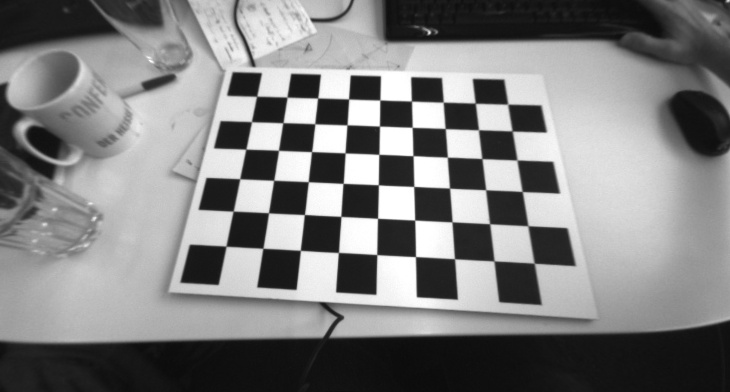
#> input picture data/images_undistorted/undistorted_img_0003.jpg, 730 x 392 px; its folder holds only this picture in this run
$ python Cube.py
#> lines starting #> are read from the running program, lines starting #| are printed output that depends on the picture; after the words box and inside, x2 and y2 are one past the last pixel; in counts of white or black regions, pixels touching at a corner belong together; long printed decimals are rounded
import numpy as np
import cv2
import glob

criteria = (cv2.TERM_CRITERIA_EPS + cv2.TERM_CRITERIA_MAX_ITER, 30, 0.001)

def drawBoxes(img, corners, imgpts):
    imgpts = np.int32(imgpts).reshape(-1, 2)
    # draw ground floor in green
    img = cv2.drawContours(img, [imgpts[:4]], -1, (0, 255, 0), -3)
    # draw pillars in blue color
    for i, j in zip(range(4), range(4, 8)):
        img = cv2.line(img, tuple(imgpts[i]), tuple(imgpts[j]), (255), 3)
    # draw top layer in red color
    img = cv2.drawContours(img, [imgpts[4:]], -1, (0, 0, 255), 3)
    return img

fourcc = cv2.VideoWriter_fourcc(*'MJPG')
fps = 30
frame_size = (640, 480)
output_video = cv2.VideoWriter('outputPnP.avi', fourcc, fps, frame_size)


K = np.loadtxt('data/K.txt')
dist = np.array([-1.6774e-06, 2.5847e-12, 0.0, 0.0, 0.0])  # Values of D.txt
# print(dist)
poses = np.loadtxt('data/poses.txt')


chessboard_width = 9
chessboard_height = 6
chessboard_size = (chessboard_width, chessboard_height)


# objp represents the 3D world coordinates of the chessboard corner points. Since the board is planar, the z axis is always zero. It is used to calibrate the camera and determine its position.
objp = np.zeros((chessboard_width * chessboard_height, 3), np.float32)
objp[:, :2] = np.mgrid[0:chessboard_width, 0:chessboard_height].T.reshape(-1, 2)

# print(objp)

rvec = np.reshape(poses[0, :3], (3,1)) # or transpose it. These are for first image.
tvec = np.reshape(poses[0, 3:], (3,1))

# the position of the cube to be drawn on the board is determined.
axisBoxes = np.float32([[0,0,0], [0,2,0], [2,2,0], [2,0,0],
                   [0,0,-2],[0,2,-2],[2,2,-2],[2,0,-2] ])

# images = glob.glob('data/images_undistorted/*.jpg')
for idx, image_path in enumerate(sorted(glob.glob('data/images_undistorted/undistorted_img_*.jpg'))):
    img = cv2.imread(image_path)
#> img is the input picture: shape (392, 730, 3); min 11, max 255, mean 127.5
    gray = cv2.cvtColor(img, cv2.COLOR_BGR2GRAY)
    rvec = np.reshape(poses[idx, :3], (3,1))
    # this function is used to detect a chessboard pattern with given dimensions within an image.
    # the function takes as input a grayscale image, the dimensions of the chessboard, and an output parameter.
    # returns an array containing the position of detected vertices as output
    ret, corners = cv2.findChessboardCorners(gray, (9, 6), None)
#> ret = True; corners = 54 rows, first 8: [256.7, 96.24], [287, 97.24], [317.6, 98.01], [348.6, 98.99], [379.8, 100], [411.5, 101.2], [443.2, 102.1], [475.4, 103.3]

    # used to find the precise location of the vertices found by cv.findChessboardCorners.
    # it takes as input a grayscale image, the positions of the corners, and a set of adjustment parameters.
    # the function returns an array containing the precise position of the detected vertices.
    # we use this function for undistorted image. If we have distortion images, we can use just variable "corners" coming from cv.findChessboardCorners() instead of corners2
    # for cv2.soolvePnP.
    corners2 = cv2.cornerSubPix(gray, corners, (11, 11), (-1, -1), criteria)
#> corners2 = 54 rows, first 8: [256.6, 96.24], [287, 97.1], [317.7, 97.99], [348.6, 98.95], [379.8, 99.95], [411.4, 101.1], [443.2, 102.2], [475.3, 103.2]
    # print(corners2.shape)
    # get pose for the current frame
    # rvec, tvec = poses[idx, :3], poses[idx, 3:]


    # it's used to estimate the camera position using the 3D model of an object and the 2D image points contained in an image.
    # it takes as input the object's 3D point cloud, 2D image points, camera matrix and distortion coefficients.
    # as output, it returns the rotation vector (rvecs) and the translation vector (tvecs) that determine the camera position and orientation.
    ret, rvecs, tvecs = cv2.solvePnP(objp, corners2, K, dist)  # we could just take first index of "poses" for rvec and tvec.
#> rvecs = [-0.367, 0.00723, 0.045]; tvecs = [-3.19, -4.79, 12.99]
    print(rvecs) #[[-0.37123714]
#| [[-0.367]
#|  [ 0.007233]
#|  [ 0.04503]]
    # [ 0.03966002]
    # [ 0.06545071]] shape: (3,1)
    print(tvecs) # [[-2.67436769]
#| [[-3.192 ]
#|  [-4.786]
#|  [12.990]]
    # [-3.67902726]
    # [ 9.96128249]] shape: (3,1)
    print(rvec) # [[-0.37248319]
    # [ 0.03970225]
    # [ 0.06503934]] shape: (3,1)
    print(tvec) # [[-0.10703586]
    # [-0.14706524]
    # [ 0.3985125 ]] shape: (3,1)   # !!! IMPORTANT NOTE: There is a huge difference between tvecs and tvec.
    # I couldn't figure out why. Instead of using poses.txt, I used this function to solve the pose problem.

    # project 3D points to image plane
    # this function is used to project 3D object points onto the image plane.
    # it takes as input the 3D points, the rotation vector (rvecs), the translation vector (tvecs), the camera matrix, and the distortion coefficients that determine the camera position and orientation.
    # returns an array containing the projection of 3D points onto the image plane as output.
    imgpts, jac = cv2.projectPoints(axisBoxes, rvecs, tvecs, K, dist)  # you can use rvec or rvecs. Both are roughly the same value.
#> imgpts = [[251.9, 95.36], [242.7, 150.2], [311.1, 152.9], [316.5, 97.77], [234.6, 42.21], [222.7, 103.3], [303.2, 106.3], [310, 44.88]]
    # about variable "jac": helps in understanding the sensitivity of the projected points to changes in the camera pose parameters.

    img = drawBoxes(img, corners2, imgpts)
#> in drawBoxes, `imgpts = np.int32(imgpts).reshape(-1, 2)`: imgpts = [[251, 95], [242, 150], [311, 152], [316, 97], [234, 42], [222, 103], [303, 106], [310, 44]]
#> in drawBoxes, `img = cv2.drawContours(img, [imgpts[:4]], -1, (0, 255, 0), -3)`:
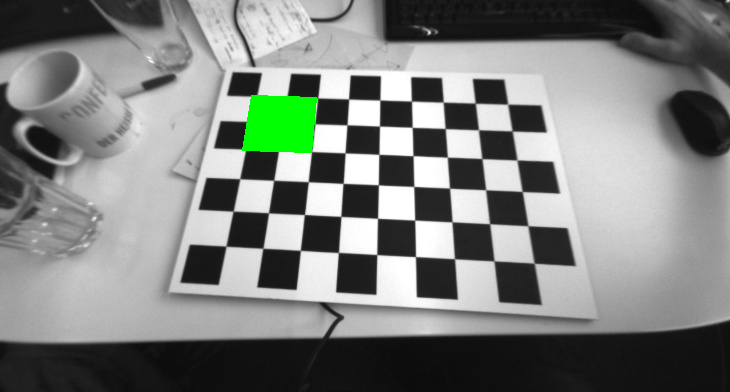
#> img: shape (392, 730, 3); 1.34% of pixels changed, all inside (x1, y1, x2, y2) = (242, 95, 317, 153)
#> the loop in drawBoxes, `for i, j in zip(range(4), range(4, 8)):` made 4 passes
#> pass 1, in drawBoxes, `img = cv2.line(img, tuple(imgpts[i]), tuple(imgpts[j]), (255), 3)`:
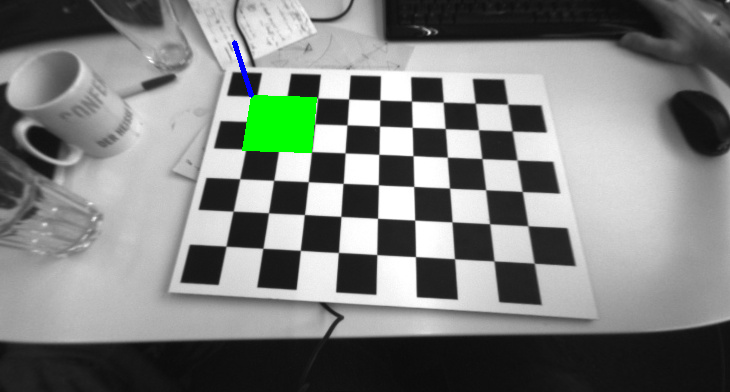
#> img: shape (392, 730, 3); 0.11% of pixels changed, all inside (x1, y1, x2, y2) = (232, 40, 254, 98)
#> pass 2, in drawBoxes, `img = cv2.line(img, tuple(imgpts[i]), tuple(imgpts[j]), (255), 3)`:
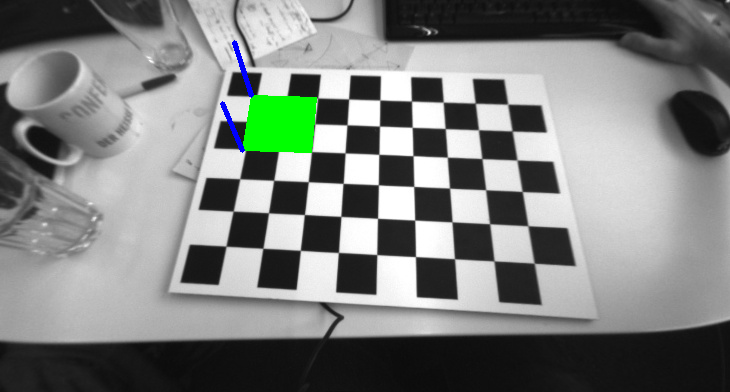
#> img: shape (392, 730, 3); 0.1% of pixels changed, all inside (x1, y1, x2, y2) = (220, 101, 245, 153)
#> pass 3, in drawBoxes, `img = cv2.line(img, tuple(imgpts[i]), tuple(imgpts[j]), (255), 3)`:
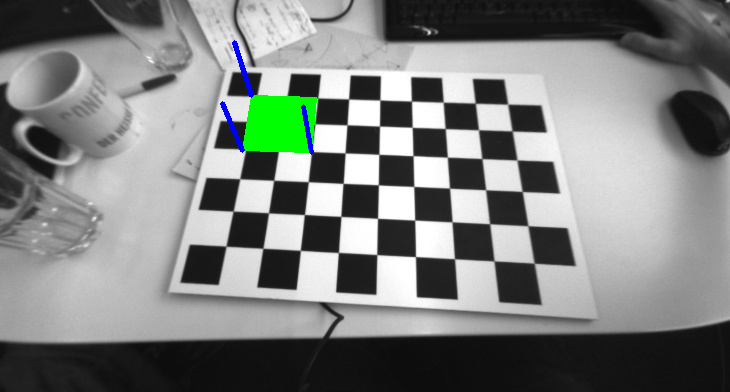
#> img: shape (392, 730, 3); 0.08% of pixels changed, all inside (x1, y1, x2, y2) = (301, 104, 314, 155)
#> after the loop in drawBoxes, `for i, j in zip(range(4), range(4, 8)):`:
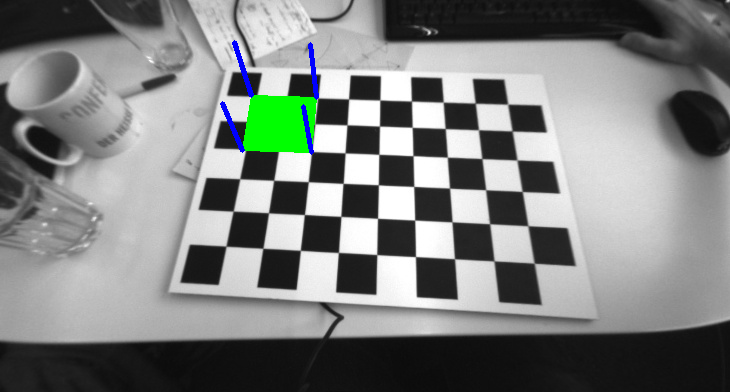
#> img: shape (392, 730, 3); 0.1% of pixels changed, all inside (x1, y1, x2, y2) = (308, 42, 319, 100)
#> in drawBoxes, `img = cv2.drawContours(img, [imgpts[4:]], -1, (0, 0, 255), 3)`:
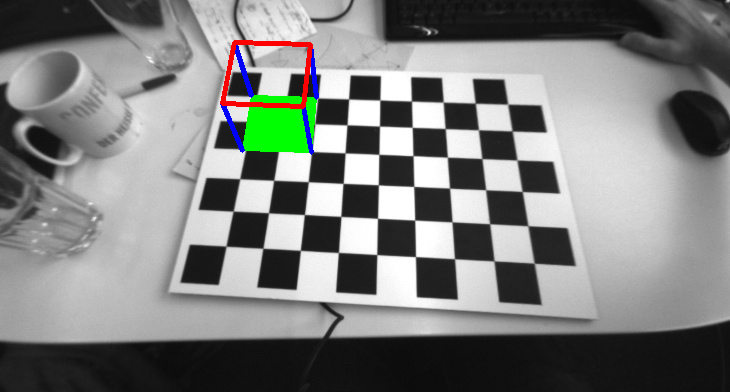
#> img: shape (392, 730, 3); 0.48% of pixels changed, all inside (x1, y1, x2, y2) = (220, 40, 313, 109)
    # name = f'img{idx}'
    cv2.imshow("Cube", img)
    cv2.waitKey(0)
    # output_video.write(img)


cv2.destroyAllWindows()

# output_video.release()

$ run again, on data/images_undistorted/undistorted_img_0042.jpg
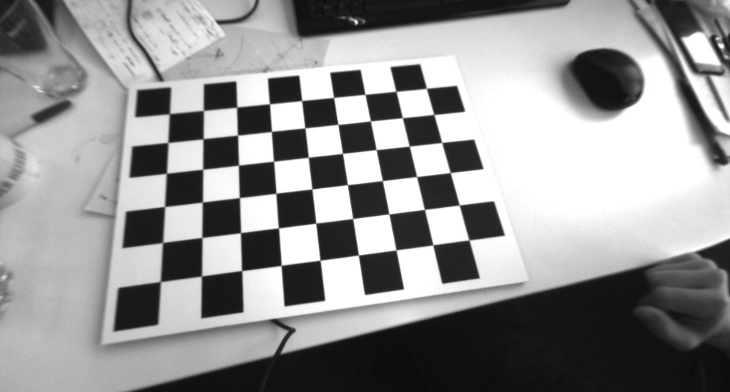
#> input picture data/images_undistorted/undistorted_img_0042.jpg, 730 x 392 px
#> img is the input picture: shape (392, 730, 3); min 11, max 255, mean 146.7
#> ret = True; corners = 54 rows, first 8: [169.4, 113.7], [203.5, 110.3], [236.7, 107.1], [269.5, 103.8], [301.7, 100.5], [333.5, 97.4], [365, 94.35], [396, 91.3]
#> corners2 = 54 rows, first 8: [169.4, 113.7], [203.4, 110.4], [236.6, 107.1], [269.5, 103.8], [301.7, 100.5], [333.6, 97.41], [365, 94.34], [396, 91.33]
#> rvecs = [-0.328, -0.0448, -0.135]; tvecs = [-5.59, -3.99, 12.38]
#| [[-0.3283]
#|  [-0.04477]
#|  [-0.1353]]
#| [[-5.593]
#|  [-3.994]
#|  [12.383]]
#> `imgpts, jac = cv2.projectPoints(axisBoxes, rvecs, tvecs, K, dist)`: imgpts = [[165.3, 114.7], [165, 174.5], [237.2, 166.4], [233.8, 107.7], [132.8, 64.21], [130.3, 132.2], [216.7, 123.2], [213.9, 56.6]]
#> in drawBoxes, `imgpts = np.int32(imgpts).reshape(-1, 2)`: imgpts = [[165, 114], [164, 174], [237, 166], [233, 107], [132, 64], [130, 132], [216, 123], [213, 56]]
#> after the loop in drawBoxes, `for i, j in zip(range(4), range(4, 8)):`:
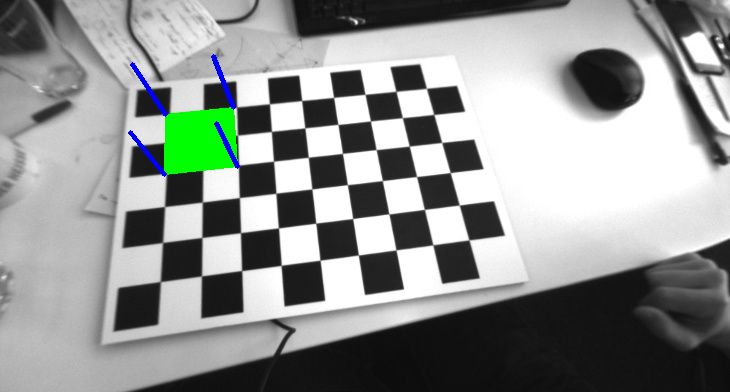
#> img: shape (392, 730, 3); mean B, G, R 145.3, 148, 144.3
#> in drawBoxes, `img = cv2.drawContours(img, [imgpts[4:]], -1, (0, 0, 255), 3)`:
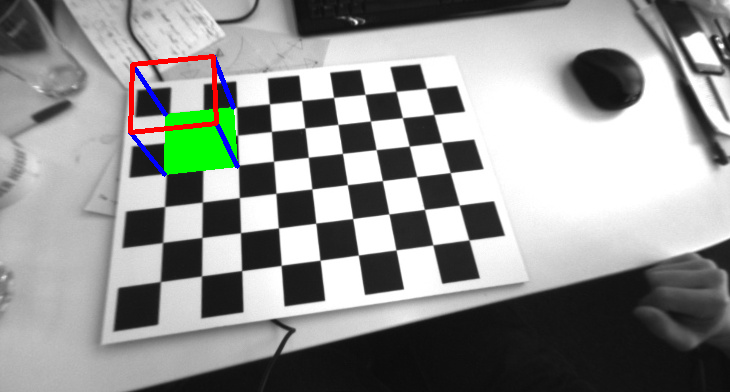
#> img: shape (392, 730, 3); 0.52% of pixels changed, all inside (x1, y1, x2, y2) = (128, 54, 219, 135)

$ run again, on data/images_undistorted/undistorted_img_0049.jpg
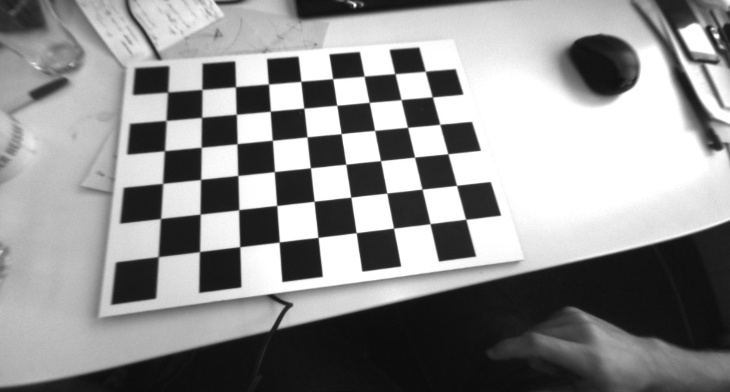
#> input picture data/images_undistorted/undistorted_img_0049.jpg, 730 x 392 px
#> img is the input picture: shape (392, 730, 3); min 11, max 255, mean 143.8
#> ret = True; corners = 54 rows, first 8: [167.7, 92.13], [201.9, 89.41], [235.5, 86.67], [268.5, 84.01], [300.8, 81.37], [332.6, 78.71], [364, 76.06], [394.9, 73.64]
#> corners2 = 54 rows, first 8: [167.6, 92.08], [201.9, 89.45], [235.5, 86.67], [268.5, 83.98], [300.8, 81.33], [332.6, 78.64], [364, 76.18], [394.9, 73.67]
#> rvecs = [-0.327, -0.0587, -0.128]; tvecs = [-5.63, -4.63, 12.38]
#| [[-0.3269]
#|  [-0.05875]
#|  [-0.1283]]
#| [[-5.628]
#|  [-4.630]
#|  [12.375 ]]
#> `imgpts, jac = cv2.projectPoints(axisBoxes, rvecs, tvecs, K, dist)`: imgpts = [[164, 92.96], [163.3, 151.7], [235.9, 144.8], [232.8, 87.13], [132.4, 38.6], [129.7, 105.2], [216.4, 97.69], [214, 32.54]]
#> in drawBoxes, `imgpts = np.int32(imgpts).reshape(-1, 2)`: imgpts = [[163, 92], [163, 151], [235, 144], [232, 87], [132, 38], [129, 105], [216, 97], [213, 32]]
#> after the loop in drawBoxes, `for i, j in zip(range(4), range(4, 8)):`:
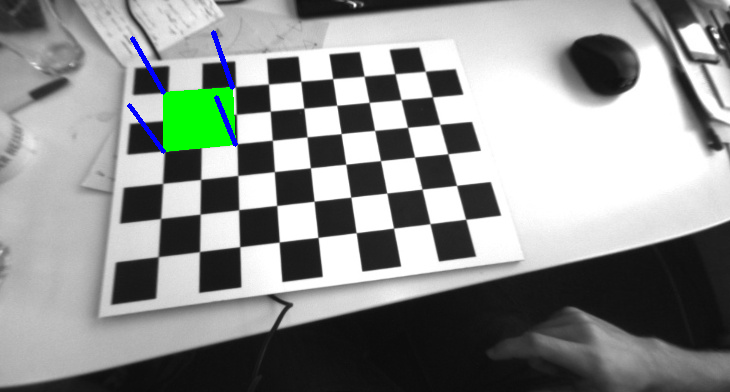
#> img: shape (392, 730, 3); mean B, G, R 142.6, 145, 141.5
#> in drawBoxes, `img = cv2.drawContours(img, [imgpts[4:]], -1, (0, 0, 255), 3)`:
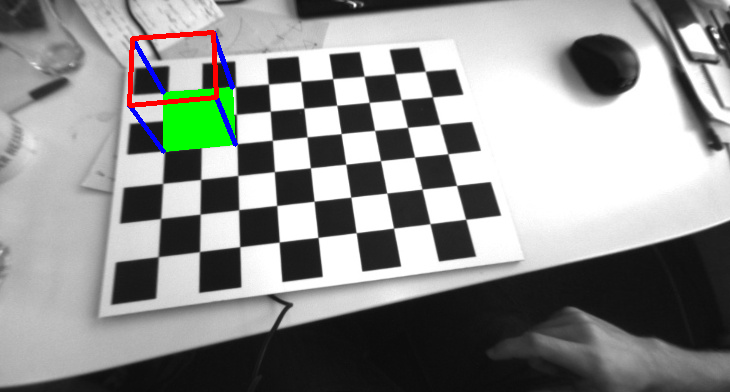
#> img: shape (392, 730, 3); 0.52% of pixels changed, all inside (x1, y1, x2, y2) = (127, 30, 219, 108)

$ run again, on data/images_undistorted/undistorted_img_0021.jpg
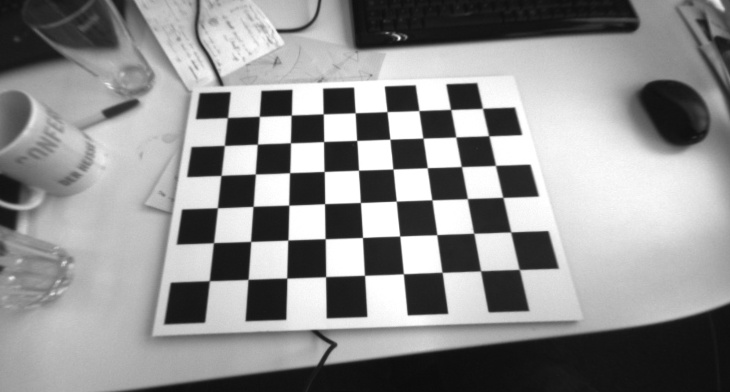
#> input picture data/images_undistorted/undistorted_img_0021.jpg, 730 x 392 px
#> img is the input picture: shape (392, 730, 3); min 12, max 255, mean 143.5
#> ret = True; corners = 54 rows, first 8: [227.5, 117.6], [259.3, 116.4], [291.2, 115.2], [323.3, 113.9], [355.2, 112.7], [387, 111.6], [418.8, 110.5], [450.6, 109.5]
#> corners2 = 54 rows, first 8: [227.4, 117.5], [259.3, 116.4], [291.2, 115.1], [323.2, 113.8], [355.2, 112.7], [387, 111.6], [418.9, 110.5], [450.6, 109.5]
#> rvecs = [-0.333, -0.0144, -0.0438]; tvecs = [-3.98, -3.98, 12.6]
#| [[-0.3329]
#|  [-0.01445 ]
#|  [-0.04376]]
#| [[-3.979]
#|  [-3.979]
#|  [12.600]]
#> `imgpts, jac = cv2.projectPoints(axisBoxes, rvecs, tvecs, K, dist)`: imgpts = [[222.4, 117.5], [218.3, 176.7], [288.9, 174.2], [289.3, 115.3], [199.5, 68.4], [193.2, 135.6], [277.1, 132.7], [278.3, 65.95]]
#> in drawBoxes, `imgpts = np.int32(imgpts).reshape(-1, 2)`: imgpts = [[222, 117], [218, 176], [288, 174], [289, 115], [199, 68], [193, 135], [277, 132], [278, 65]]
#> after the loop in drawBoxes, `for i, j in zip(range(4), range(4, 8)):`:
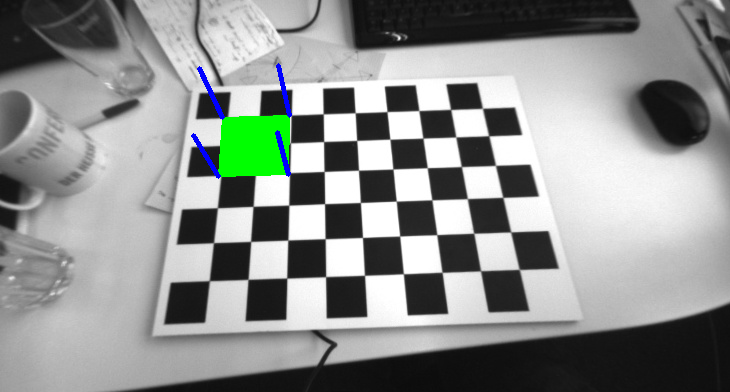
#> img: shape (392, 730, 3); mean B, G, R 142.1, 144.6, 141.1
#> in drawBoxes, `img = cv2.drawContours(img, [imgpts[4:]], -1, (0, 0, 255), 3)`:
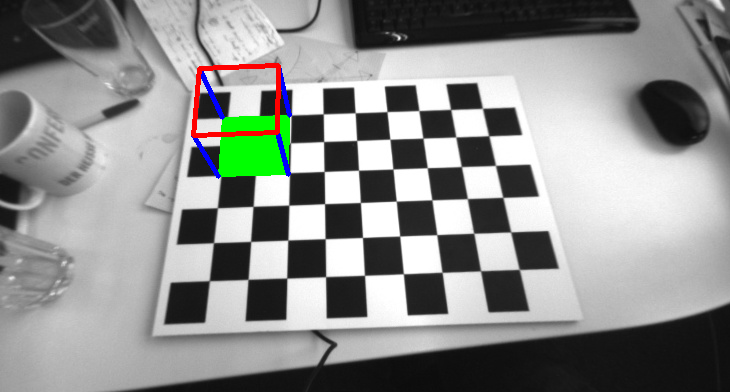
#> img: shape (392, 730, 3); 0.51% of pixels changed, all inside (x1, y1, x2, y2) = (191, 63, 281, 138)
